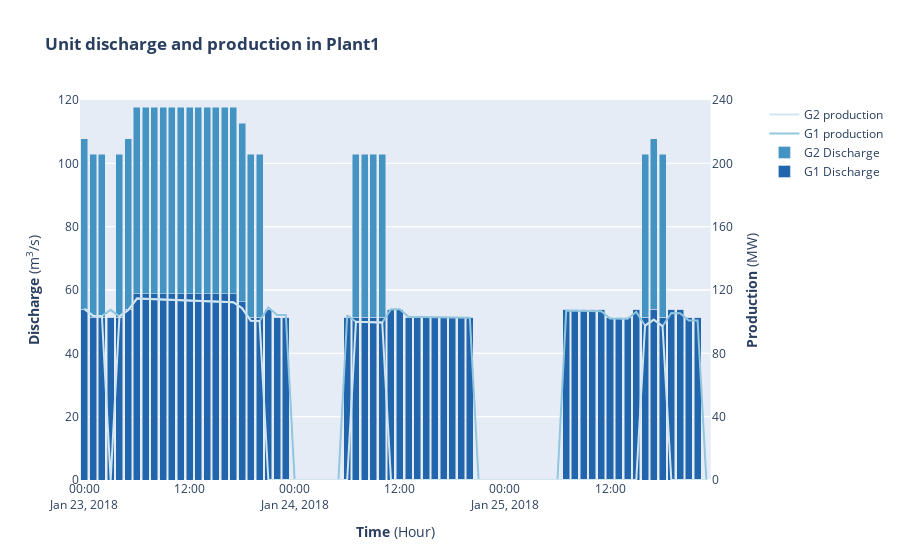

The notebook cell this image was saved under:
### Code cell
# Plotting discharge and production results from Plant 1

# Retrieving discharge results on generators
G1_discharge=shop.model.generator.Plant1_Generator1.discharge.get()
G2_discharge=shop.model.generator.Plant1_Generator2.discharge.get()

# Retrieving production results on generators
G1_production=shop.model.generator.Plant1_Generator1.production.get()
G2_production=shop.model.generator.Plant1_Generator2.production.get()

# Preparing for secondary y axis by calling make_subplots function
coloraxis = px.colors.sequential.RdBu_r
#coloraxis=["rgb(0, 200, 30)","rgb(0, 200, 60)","rgb(0, 200, 90)","rgb(0, 200, 120)","rgb(0, 200, 150)","rgb(0, 200, 180)","rgb(0, 200, 210)","rgb(0, 200, 255)"]
#print(coloraxis)
fig = make_subplots(specs=[[{"secondary_y": True}]])
fig.add_trace(go.Bar(x=G1_discharge.index, y=G1_discharge.values, name="G1 Discharge", marker_color=coloraxis[1]), secondary_y=False)
fig.add_trace(go.Bar(x=G2_discharge.index, y=G2_discharge.values, name="G2 Discharge", marker_color=coloraxis[2]), secondary_y=False)
fig.add_trace(go.Scatter(x=G1_production.index, y=G1_production.values, name="G1 production", marker_color=coloraxis[3]), secondary_y=True)
fig.add_trace(go.Scatter(x=G2_production.index, y=G2_production.values, name="G2 production", marker_color=coloraxis[4]), secondary_y=True)
fig.update_layout(title_text="<b>Unit discharge and production in Plant1</b>", barmode="stack")
fig.update_xaxes(title_text="<b>Time</b> (Hour)")
fig.update_yaxes(title_text="<b>Discharge</b> (m<sup>3</sup>/s)", secondary_y=False, range=[0, 120], tick0=20, dtick=20)
fig.update_yaxes(title_text="<b>Production</b> (MW)", secondary_y=True, range=[0, 240], tick0=40, dtick=40)

fig.show()
